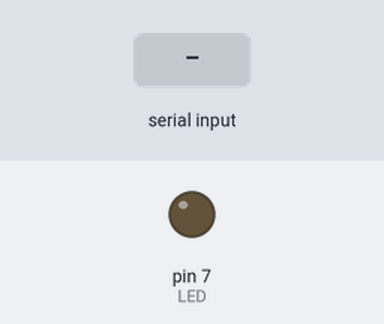
A sketch run on a simulated Arduino Uno, built with avr-gcc and run on an emulated ATmega328P. Shown: output pins drawn as LEDs (lit = HIGH). Inputs (shaded band) come from the test bench. What the sketch prints to the serial monitor is not drawn.

Above: at 1.2 s.
1.3 s: "1" received over the second serial link
At 2.0 s:
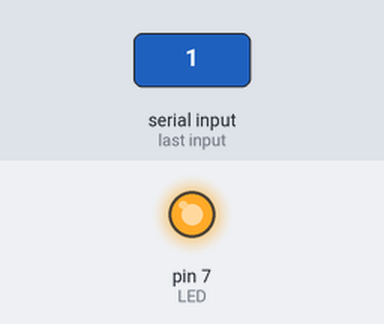
2.8 s: "0" received over the second serial link
At 3.2 s:
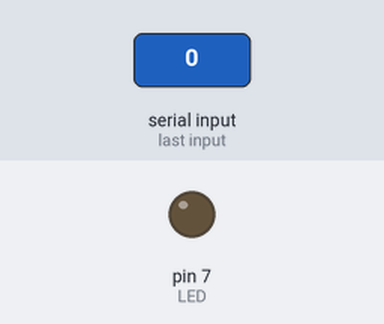
Timing chart, 0 to 5.8 s (numbered marks = the images above; inputs shaded):
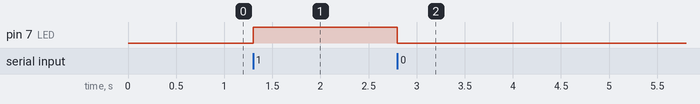

The sketch:

Bluetooth_LED.ino
```cpp
#include <SoftwareSerial.h>

SoftwareSerial QuartzBT(10, 11); // RX | TX

int LED = 7;

int val;

void setup()
{
  Serial.begin(9600);
  QuartzBT.begin(9600);
  Serial.println("The bluetooth gates are open.\n Connect to HC-05 from any other bluetooth device with 1234 as pairing key!.");
  pinMode(LED, OUTPUT);
}

void loop()
{
  if (QuartzBT.available()) {
    val = QuartzBT.read();
    if (val == '1') {
      digitalWrite(LED, 1);
      QuartzBT.println("LED  On D07 ON ! ");
    }
    else if (val == '0') {
      digitalWrite(LED, 0);
      QuartzBT.println("LED  On D07 Off ! ");
    }
    else QuartzBT.println("Enter 0 for off or 1 for on :)");
  }
}
```

Measured:
- after the input at 1.3 s, pin 7 (LED): LOW → HIGH at once
- after the input at 2.8 s, pin 7 (LED): HIGH → LOW at once
